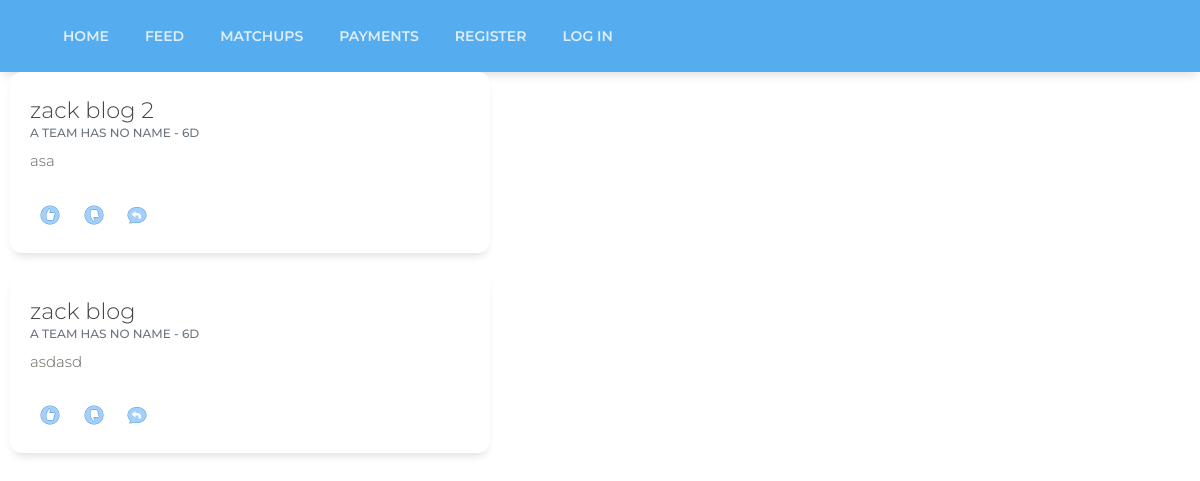
The page /feed on the database as committed earlier.
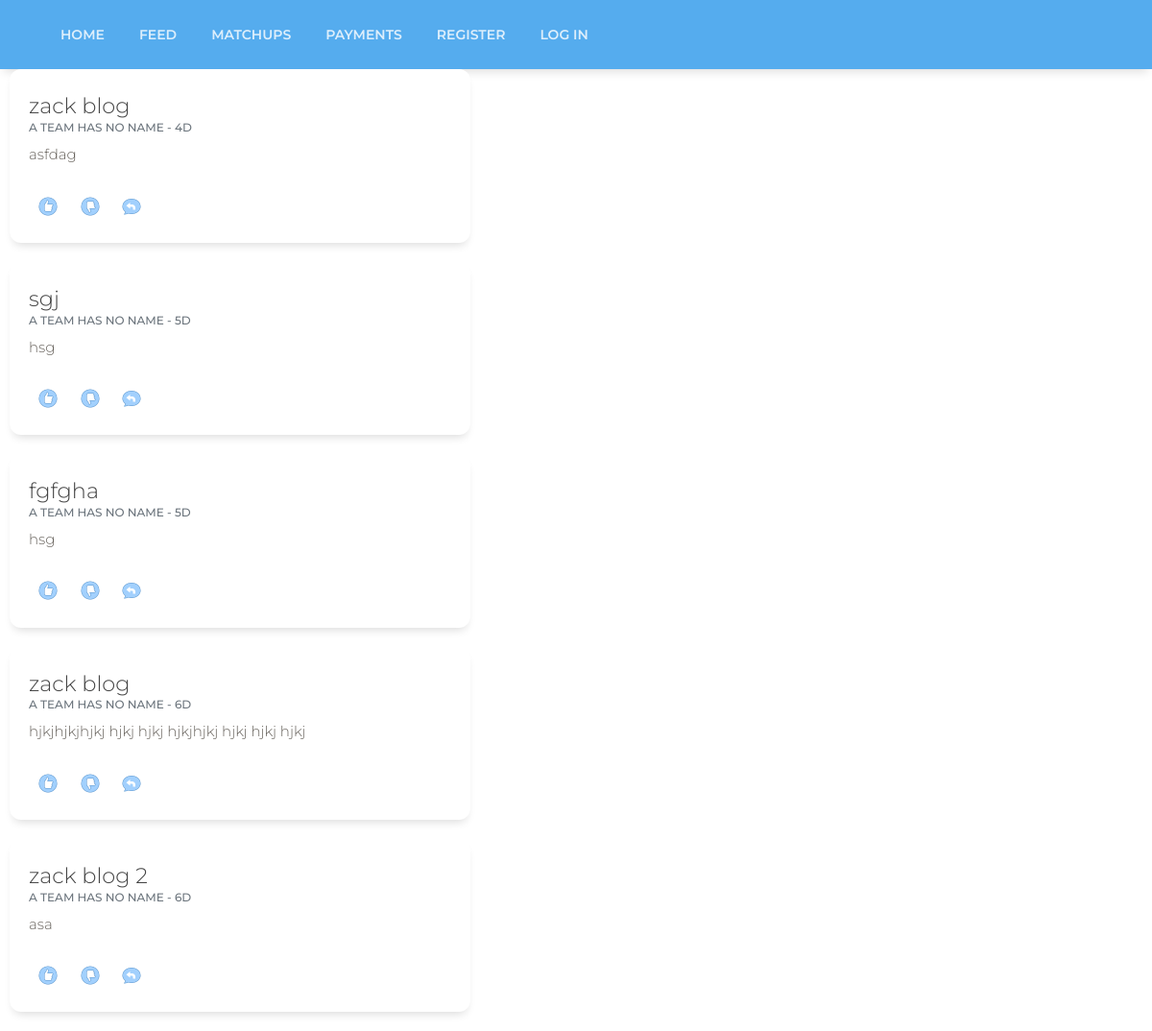
The same page on the database as committed later.
### tables this page shows
CREATE TABLE post (
  id INTEGER PRIMARY KEY AUTOINCREMENT,
  author_id INTEGER NOT NULL,
  created TIMESTAMP NOT NULL DEFAULT CURRENT_TIMESTAMP,
  title TEXT NOT NULL,
  body TEXT NOT NULL,
  likes INTEGER NOT NULL,
  dislikes INTEGER NOT NULL,
  comments INTEGER NOT NULL,
  FOREIGN KEY (author_id) REFERENCES user (id)
);

CREATE TABLE user (
  id INTEGER PRIMARY KEY AUTOINCREMENT,
  username TEXT UNIQUE NOT NULL,
  password TEXT NOT NULL,
  image TEXT NULL,
  name TEXT NULL
);

### fantasy_app/blueprints/blog.py (the view, shortened to what this page needs)
@bp.route('/feed', methods=('GET', 'POST'))
def feed():
    db = get_db()
    posts=db.execute(get_posts).fetchall()
    posttimes = [{'id': posts[i][0], 'time': get_posttime_data(time.mktime(datetime.datetime.today().timetuple()) + 18000 - time.mktime(posts[i][3].timetuple()))} for i in range(len(posts))]
    comments = db.execute(get_comments).fetchall()
    commenttimes = [{'id': comments[i][0], 'time': get_posttime_data(time.mktime(datetime.datetime.today().timetuple()) + 18000 - time.mktime(comments[i][5].timetuple()))} for i in range(len(comments))]
    return render_template('blog/feed.html', posts=posts, posttimes=posttimes, comments=comments, commenttimes=commenttimes)

### fantasy_app/blueprints/auth.py (called while the page is built)
@bp.before_app_request
def load_logged_in_user():
    user_id = session.get('user_id')
    db = get_db()
    if user_id is None:
        g.user = None
        g.user_likes = []
        g.user_dislikes = []
    else:
        g.user = get_db().execute(get_user_by_id, (user_id,)).fetchone()
        g.user_likes = [int(p[0]) for p in get_db().execute(get_user_likes, (user_id,)).fetchall()]
        g.user_dislikes = [int(p[0]) for p in get_db().execute(get_user_dislikes, (user_id,)).fetchall()]

### fantasy_app/db.py (called while the page is built)
def get_db():
    if 'db' not in g:
        g.db = sqlite3.connect(current_app.config['DATABASE'], detect_types=sqlite3.PARSE_DECLTYPES)
        g.db.row_factory = sqlite3.Row
    return g.db

### fantasy_app/util.py (called while the page is built)
def get_posttime_data(td):
    if td < 60:
        return 'just now'
    elif td < 3600:
        return str(math.trunc(td / 60)) + 'm'
    elif td < 86400:
        return str(math.trunc(td / 3600)) + 'h'
    else:
        return str(math.trunc(td / 86400)) + 'd'

### fantasy_app/templates/blog/feed.html (shortened to what this page needs)
{% extends 'base.html' %}
{% block content %}
  {% for post in posts %}
    <article class="post">
      <div class="card" style="width: 30rem; margin-left: 10px;">
        <div class="card-body">
            <h4 class="card-title">
              {% if g.user['id'] == post['author_id'] %}
                <a class= "post_header" href="{{ url_for('blog.update', id=post['id']) }}">{{ post['title'] }}</a>
              {% else %}
                <a class= "post_header" href="#">{{ post['title'] }}</a>
              {% endif %}
            </h4>
            <h6 class="card-subtitle mb-2 text-muted">
              {% for posttime in posttimes %}
                {% if posttime['id'] == post['id'] %}
                  {{ post['name'] }} - {{ posttime['time'] }}
                {% endif %}
              {% endfor %}
            </h6>
            <p class="card-text">{{ post['body'] }}</p>
            <button class="btn btn-just-icon btn-link">
              {% if post['id'] not in g.user_likes %}
                <a data-toggle="tooltip" data-placement="top" title ="{{ post['likes'] }}" href="{{ url_for('blog.like', id=post['id'], action=1) }}">
                  <img src="/static/images/like.png" width="20", height="20"/>
                </a>
              {% else %}
                <a data-toggle="tooltip" data-placement="top" title ="{{ post['likes'] }}" href="{{ url_for('blog.like', id=post['id'], action=0) }}">
                  <img src="/static/images/liked.png" width="20", height="20"/>
                </a>
              {% endif %}
            </button>
            <button class="btn btn-just-icon btn-link">
              {% if post['id'] not in g.user_dislikes %}
                <a data-toggle="tooltip" data-placement="top" title ="{{ post['dislikes'] }}"  href="{{ url_for('blog.dislike', id=post['id'], action=1) }}">
                  <img src="/static/images/dislike.png" width="20", height="20"/>
                </a>
              {% else %}
                <a data-toggle="tooltip" data-placement="top" title ="{{ post['dislikes'] }}"  href="{{ url_for('blog.dislike', id=post['id'], action=0) }}">
                  <img src="/static/images/disliked.png" width="20", height="20"/>
                </a>
              {% endif %}
            </button>
            <button class="btn btn-just-icon btn-link">
              <a href="#{{ post['title'].replace(' ','') }}" data-toggle="collapse" aria-expanded="false" aria-controls="{{ post['title'].replace(' ','') }}">
                <img src="/static/images/reply.png" width="20", height="20"/>
              </a>
            </button>
          </div>
        </div>
    </article>
  {% endfor %}
{% endblock %}

Rows that differ between the two databases and show on the page:
removed post: title "zack blog", name "A TEAM HAS NO NAME", time "6D", body "asdasd"
added post: title "zack blog", name "A TEAM HAS NO NAME", time "4D", body "asfdag"
added post: title "sgj", name "A TEAM HAS NO NAME", time "5D", body "hsg"
added post: title "fgfgha", name "A TEAM HAS NO NAME", time "5D", body "hsg"
added post: title "zack blog", name "A TEAM HAS NO NAME", time "6D", body "hjkjhjkjhjkj hjkj hjkj hjkjhjkj hjkj hjkj hjkj"
